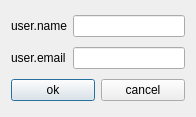
<?xml version="1.0" encoding="UTF-8"?>
<ui version="4.0">
 <class>Dialog</class>
 <widget class="QDialog" name="Dialog">
  <property name="geometry">
   <rect>
    <x>0</x>
    <y>0</y>
    <width>196</width>
    <height>117</height>
   </rect>
  </property>
  <property name="windowTitle">
   <string>Dialog</string>
  </property>
  <layout class="QGridLayout" name="gridLayout_2">
   <item row="0" column="0">
    <widget class="QLabel" name="label">
     <property name="text">
      <string>user.name</string>
     </property>
     <property name="buddy">
      <cstring>userName</cstring>
     </property>
    </widget>
   </item>
   <item row="0" column="1">
    <widget class="QLineEdit" name="userName"/>
   </item>
   <item row="1" column="0">
    <widget class="QLabel" name="label_2">
     <property name="text">
      <string>user.email</string>
     </property>
     <property name="buddy">
      <cstring>userEmail</cstring>
     </property>
    </widget>
   </item>
   <item row="1" column="1">
    <widget class="QLineEdit" name="userEmail"/>
   </item>
   <item row="2" column="0" colspan="2">
    <layout class="QHBoxLayout" name="horizontalLayout">
     <item>
      <widget class="QPushButton" name="okButton">
       <property name="text">
        <string>ok</string>
       </property>
      </widget>
     </item>
     <item>
      <widget class="QPushButton" name="cancelButton">
       <property name="text">
        <string>cancel</string>
       </property>
      </widget>
     </item>
    </layout>
   </item>
  </layout>
 </widget>
 <resources/>
 <connections/>
</ui>
